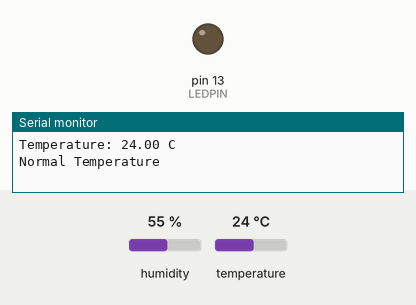
Recording of a sketch running on a simulated Arduino Uno, built with avr-gcc and run on an emulated ATmega328P. Parts: output pins drawn as LEDs (lit = HIGH), the last lines printed to the serial monitor. The test bench sets the inputs (shaded band); at power-on: temperature 24 °C, humidity 55 %.

Above: at 2.8 s.
2.9 s: temperature set to 29.2 °C
5.6 s: temperature set to 30.6 °C
At 7.2 s:
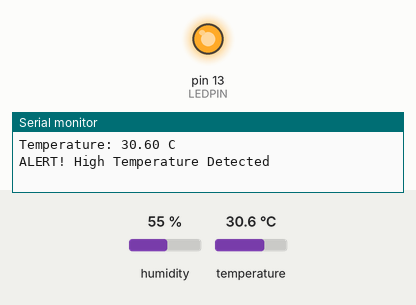
8.3 s: temperature set to 12 °C
At 11.1 s:
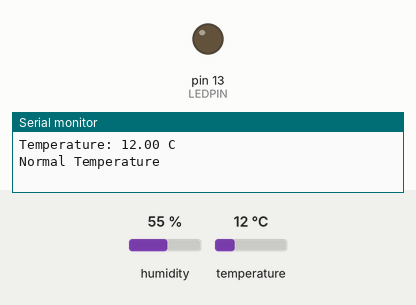
11.5 s: temperature set to 33 °C
At 13.2 s:
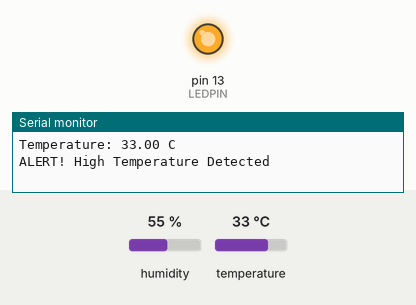
Timing chart, 0 to 14.7 s (numbered marks = the images above; inputs shaded):
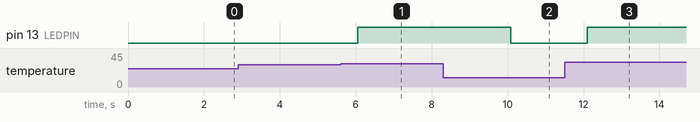

Measured:
- the behaviour switches between 30 and 30.1 °C on temperature (found by bisection; images 0 and 1)
- after the input at 5.6 s, pin 13 (LEDPIN): LOW → HIGH after 0.45 s
- after the input at 8.3 s, pin 13 (LEDPIN): HIGH → LOW after 1.8 s
- after the input at 11.5 s, pin 13 (LEDPIN): LOW → HIGH after 0.59 s

The sketch:

Practical_01_DHT22_Temperature_Monitoring.ino
```cpp
#include "DHT.h"

#define DHTPIN 2
#define DHTTYPE DHT22
#define LEDPIN 13

DHT dht(DHTPIN, DHTTYPE);

void setup() {
    Serial.begin(9600);
    dht.begin();
    pinMode(LEDPIN, OUTPUT);
    Serial.println("IIoT Temperature Monitoring System");
}

void loop() {
    float temperature = dht.readTemperature();

    if (isnan(temperature)) {
        Serial.println("Sensor reading failed!");
        delay(2000);
        return;
    }

    Serial.print("Temperature: ");
    Serial.print(temperature);
    Serial.println(" C");

    if (temperature > 30.0) {
        digitalWrite(LEDPIN, HIGH);
        Serial.println("ALERT! High Temperature Detected");
    } else {
        digitalWrite(LEDPIN, LOW);
        Serial.println("Normal Temperature");
    }

    Serial.println("                  ");
    delay(2000);
}
```
